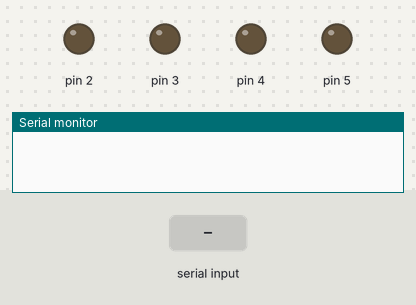
A sketch run on a simulated Arduino Uno, built with avr-gcc and run on an emulated ATmega328P. On the bench: output pins drawn as LEDs (lit = HIGH), the last lines printed to the serial monitor. The inputs (shaded band) are chosen by the test bench.

Above: at 1.2 s.
1.3 s: "w" received over Serial
At 1.9 s:
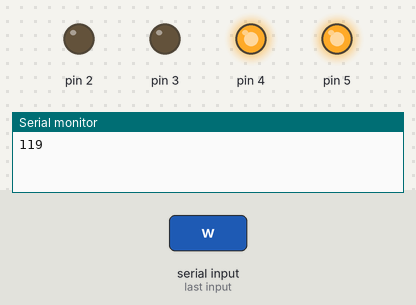
2.8 s: "a" received over Serial
At 4.0 s:
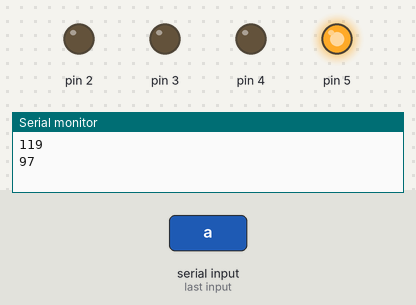
4.3 s: "s" received over Serial
At 5.3 s:
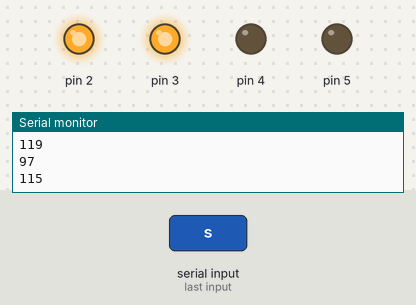
5.8 s: "d" received over Serial
At 6.5 s:
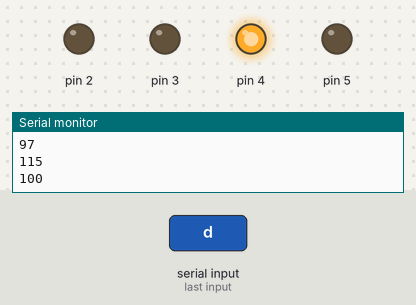
7.3 s: "f" received over Serial
At 7.6 s:
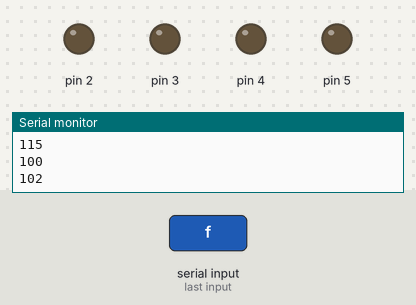
Timing chart, 0 to 9.8 s (numbered marks = the images above; inputs shaded):
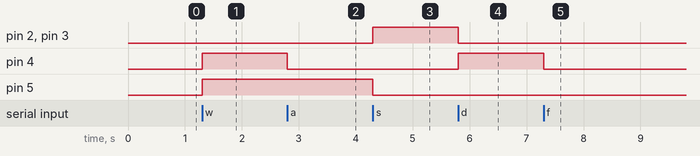

Measured:
- after the input at 1.3 s, pin 4, pin 5: LOW → HIGH at once
- after the input at 2.8 s, pin 4: HIGH → LOW at once
- after the input at 4.3 s, pin 2, pin 3: LOW → HIGH at once; pin 5: HIGH → LOW at once
- after the input at 5.8 s, pin 2, pin 3: HIGH → LOW at once; pin 4: LOW → HIGH at once
- after the input at 7.3 s, pin 4: HIGH → LOW at once

The sketch:

sketch_control_motores_serie.ino
```cpp
class Motor{
  public:
    Motor(int pin_positivo, int pin_negativo);
    void mover(int direccion);
  private:
    int pin[2];
};

Motor::Motor(int pin_positivo, int pin_negativo){
  pin[0] = pin_positivo;
  pin[1] = pin_negativo;
  pinMode(pin[0], OUTPUT);
  pinMode(pin[1], OUTPUT);
  digitalWrite(pin[0], LOW);
  digitalWrite(pin[1], LOW);
}

void Motor::mover(int direccion){
  if(direccion == -1){
    // Atras
    digitalWrite(pin[0], HIGH);
    digitalWrite(pin[1], LOW);
  }else if(direccion == 1){
    // Adelante
    digitalWrite(pin[0], LOW);
    digitalWrite(pin[1], HIGH);
  }else if(direccion == 0){
    // Freno
    digitalWrite(pin[0], LOW);
    digitalWrite(pin[1], LOW);
  }
}

int incomingByte = 0;
Motor motor_izquierdo(2,4);
Motor motor_derecho(3,5);
void setup() {
  Serial.begin(9600);
}

void loop() {
  // send data only when you receive data:
  if (Serial.available() > 0) {
          // read the incoming byte:
          incomingByte = Serial.read();
          Serial.println(incomingByte);
          if(incomingByte == 119){
            // ir hacia adelante
            adelante();
          }else if(incomingByte == 97){
            // ir hacia la izquierda
            izquierda();
          }else if(incomingByte == 115){
            // Ir hacia atras
            atras();
          }else if(incomingByte == 100){
            // ir hacia derecha
            derecha();
          }else if(incomingByte == 102){
            // Detener movimiento
            detener();
          }
  }
}

void adelante(){
  motor_izquierdo.mover(1);
  motor_derecho.mover(1);
}

void atras(){
  motor_izquierdo.mover(-1);
  motor_derecho.mover(-1);
}

void izquierda(){
  motor_izquierdo.mover(0);
  motor_derecho.mover(1);
}

void derecha(){
  motor_izquierdo.mover(1);
  motor_derecho.mover(0);
}

void detener(){
  motor_izquierdo.mover(0);
  motor_derecho.mover(0);
}
```
